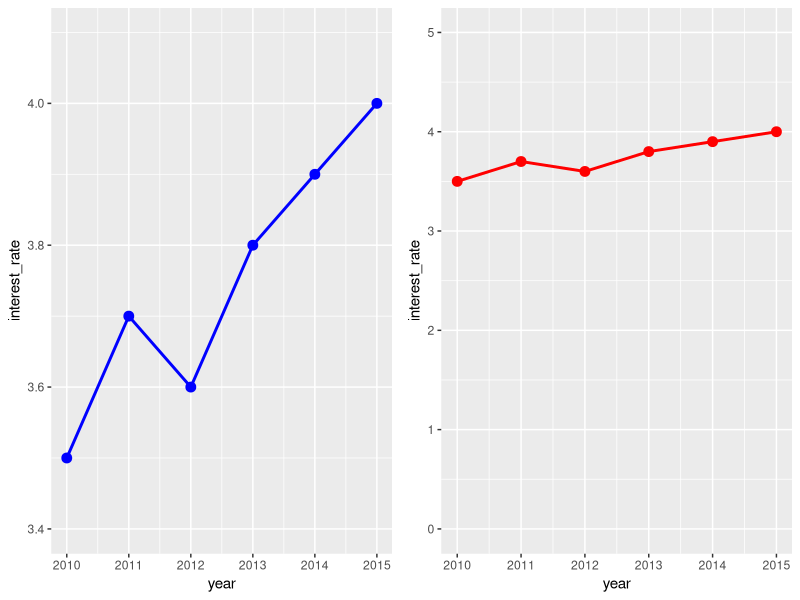
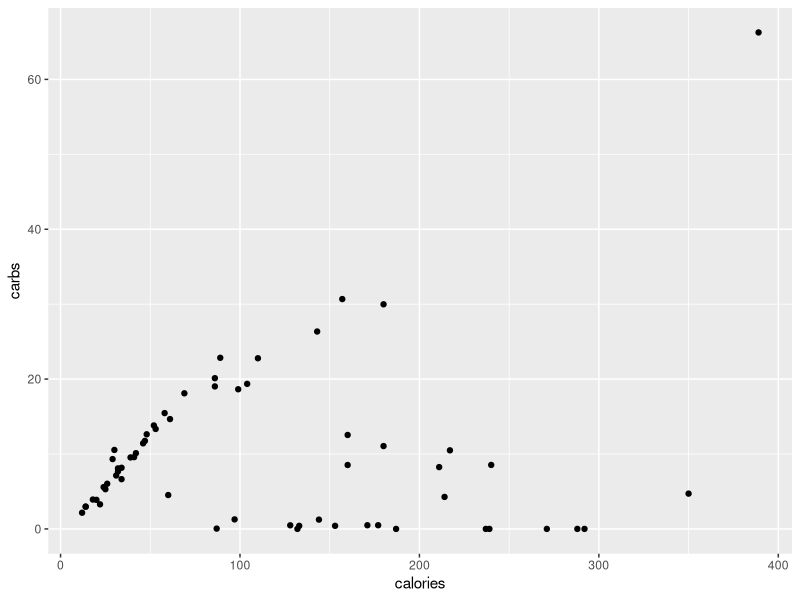
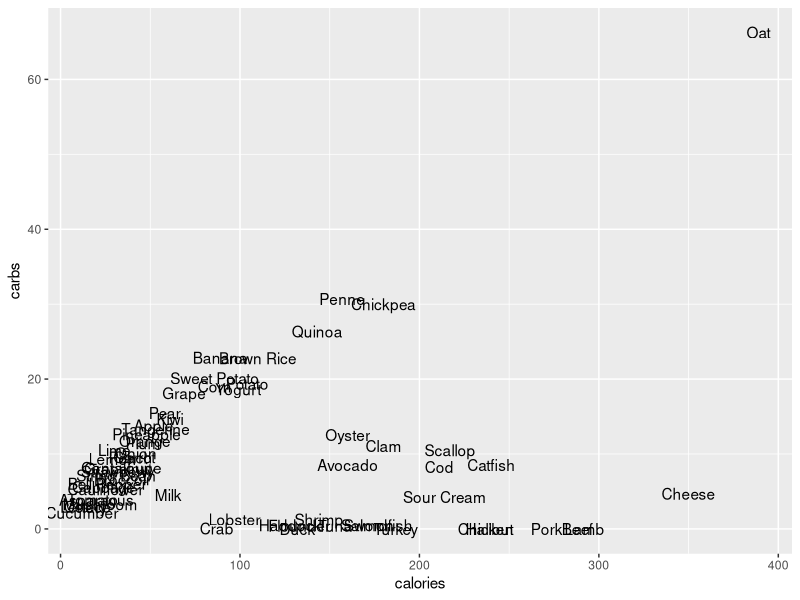
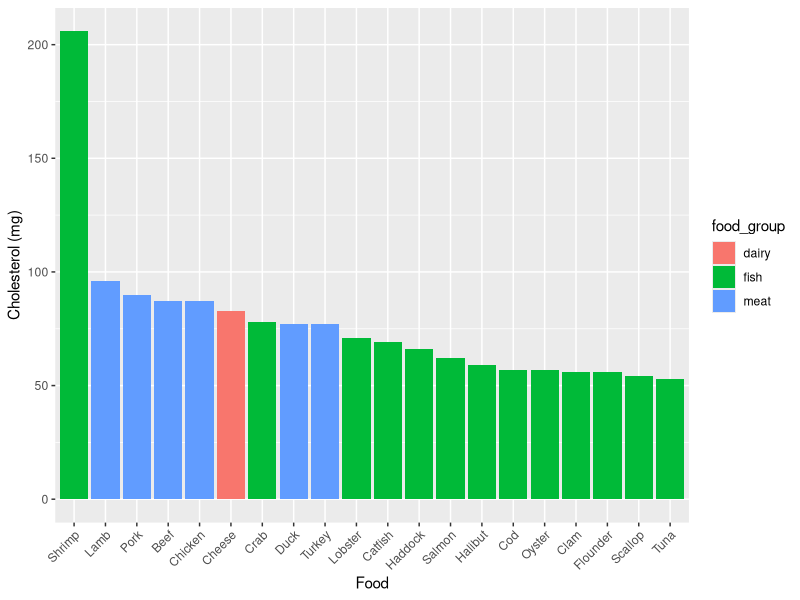
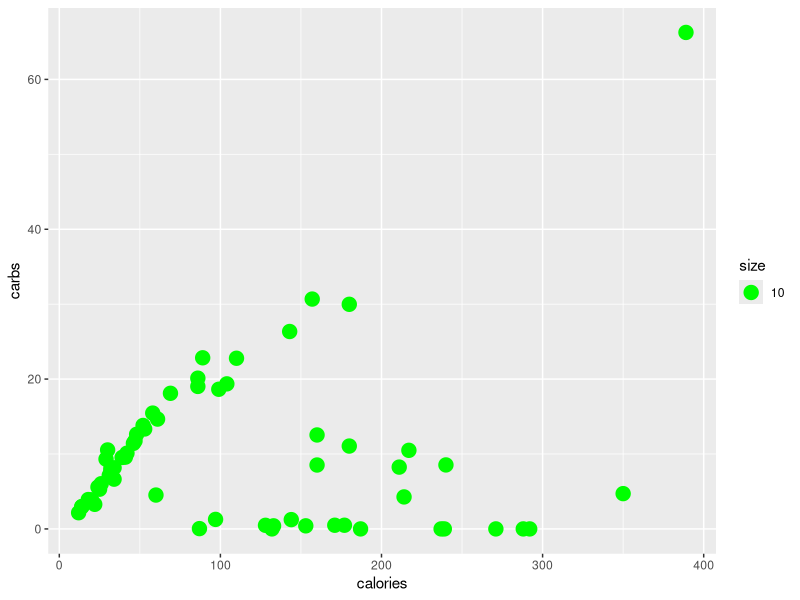

R code for these plots, in order:
## ---- chunk 1
library(tidyverse)
## ---- chunk 2
# Load necessary libraries
library(ggplot2)
library(gridExtra)

# Dummy data
data <- data.frame(
  year = c(2010, 2011, 2012, 2013, 2014, 2015),
  interest_rate = c(3.5, 3.7, 3.6, 3.8, 3.9, 4.0)
)

# Plot 1: With a narrow y-axis
p1 <- ggplot(data, aes(x = year, y = interest_rate)) +
  geom_line(color = "blue", linewidth = 1) +
  geom_point(color = "blue", size = 3) +
  scale_y_continuous(limits = c(3.4, 4.1))

# Plot 2: With a broader y-axis
p2 <- ggplot(data, aes(x = year, y = interest_rate)) +
  geom_line(color = "red", linewidth = 1) +
  geom_point(color = "red", size = 3) +
  scale_y_continuous(limits = c(0, 5))

# Arrange plots side by side
grid.arrange(p1, p2, ncol = 2)
## ---- chunk 3
food <- read_csv("../data/food.csv")

food |>
  select(item, food_group, calories, carbs)
## ---- chunk 4
food <- read_csv("../data/food.csv")

food |>
  ggplot() +
  geom_point(aes(x = calories, y = carbs))
## ---- chunk 5
food |>
  ggplot() +
  geom_text(aes(x = calories, y = carbs, label = item))
## ---- chunk 6
#| code-fold: true
#| code-line-numbers: true

food |>
  # filter for high cholesterol foods:
  filter(cholesterol > 50) |>
  ggplot() +
  # set nice x axis label:
  xlab("Food") +
  # set nice y axis label:
  ylab("Cholesterol (mg)") +
  # set bar chart
  geom_col(aes(
    # sort bars by descending amount of cholesterol
    x = reorder(item, -cholesterol),
    y = cholesterol,
    # set bar color (fill) by food_group
    fill = food_group
  )) +
  # tilt labels for readability:
  theme(axis.text.x = element_text(angle = 45, hjust = 1))
## ---- chunk 7
food |>
  ggplot() +
  # note that the color green goes outside of aes():
  geom_point(aes(x = calories, y = carbs, size = 10), color = "green")
